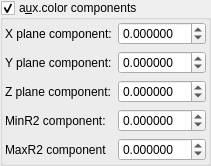
    <widget class="MyGroupBox" name="groupCheck_fold_color_aux_color_enabled_false">
     <property name="font">
      <font>
       <weight>50</weight>
       <bold>false</bold>
      </font>
     </property>
     <property name="title">
      <string>a&amp;ux.color components</string>
     </property>
     <property name="checkable">
      <bool>true</bool>
     </property>
     <layout class="QVBoxLayout" name="verticalLayout_8">
      <property name="leftMargin">
       <number>2</number>
      </property>
      <property name="topMargin">
       <number>2</number>
      </property>
      <property name="rightMargin">
       <number>2</number>
      </property>
      <property name="bottomMargin">
       <number>2</number>
      </property>
      <item>
       <layout class="QGridLayout" name="gridLayout_20" columnstretch="0,1">
        <item row="2" column="1">
         <widget class="MyDoubleSpinBox" name="spinbox3_mandelbox_color_y">
          <property name="sizePolicy">
           <sizepolicy hsizetype="Minimum" vsizetype="Maximum">
            <horstretch>0</horstretch>
            <verstretch>0</verstretch>
           </sizepolicy>
          </property>
          <property name="prefix">
           <string/>
          </property>
          <property name="suffix">
           <string/>
          </property>
          <property name="decimals">
           <number>6</number>
          </property>
          <property name="minimum">
           <double>-99.989999999999995</double>
          </property>
          <property name="maximum">
           <double>99.989999999999995</double>
          </property>
          <property name="singleStep">
           <double>0.100000000000000</double>
          </property>
         </widget>
        </item>
        <item row="2" column="0">
         <widget class="QLabel" name="label_35">
          <property name="text">
           <string>Y plane component:</string>
          </property>
         </widget>
        </item>
        <item row="4" column="1">
         <widget class="MyDoubleSpinBox" name="spinbox_mandelbox_color_Sp1">
          <property name="sizePolicy">
           <sizepolicy hsizetype="Minimum" vsizetype="Maximum">
            <horstretch>0</horstretch>
            <verstretch>0</verstretch>
           </sizepolicy>
          </property>
          <property name="prefix">
           <string/>
          </property>
          <property name="decimals">
           <number>6</number>
          </property>
          <property name="minimum">
           <double>-99.989999999999995</double>
          </property>
          <property name="singleStep">
           <double>0.100000000000000</double>
          </property>
         </widget>
        </item>
        <item row="1" column="0">
         <widget class="QLabel" name="label_29">
          <property name="text">
           <string>X plane component:</string>
          </property>
         </widget>
        </item>
        <item row="5" column="1">
         <widget class="MyDoubleSpinBox" name="spinbox_mandelbox_color_Sp2">
          <property name="sizePolicy">
           <sizepolicy hsizetype="Minimum" vsizetype="Maximum">
            <horstretch>0</horstretch>
            <verstretch>0</verstretch>
           </sizepolicy>
          </property>
          <property name="prefix">
           <string/>
          </property>
          <property name="decimals">
           <number>6</number>
          </property>
          <property name="minimum">
           <double>-99.989999999999995</double>
          </property>
          <property name="singleStep">
           <double>0.100000000000000</double>
          </property>
         </widget>
        </item>
        <item row="5" column="0">
         <widget class="QLabel" name="label_37">
          <property name="text">
           <string>MaxR2 component</string>
          </property>
         </widget>
        </item>
        <item row="3" column="1">
         <widget class="MyDoubleSpinBox" name="spinbox3_mandelbox_color_z">
          <property name="sizePolicy">
           <sizepolicy hsizetype="Minimum" vsizetype="Maximum">
            <horstretch>0</horstretch>
            <verstretch>0</verstretch>
           </sizepolicy>
          </property>
          <property name="prefix">
           <string/>
          </property>
          <property name="suffix">
           <string/>
          </property>
          <property name="decimals">
           <number>6</number>
          </property>
          <property name="minimum">
           <double>-99.989999999999995</double>
          </property>
          <property name="maximum">
           <double>99.989999999999995</double>
          </property>
          <property name="singleStep">
           <double>0.100000000000000</double>
          </property>
         </widget>
        </item>
        <item row="3" column="0">
         <widget class="QLabel" name="label_34">
          <property name="text">
           <string>Z plane component:</string>
          </property>
         </widget>
        </item>
        <item row="1" column="1">
         <widget class="MyDoubleSpinBox" name="spinbox3_mandelbox_color_x">
          <property name="sizePolicy">
           <sizepolicy hsizetype="Minimum" vsizetype="Maximum">
            <horstretch>0</horstretch>
            <verstretch>0</verstretch>
           </sizepolicy>
          </property>
          <property name="prefix">
           <string/>
          </property>
          <property name="suffix">
           <string/>
          </property>
          <property name="decimals">
           <number>6</number>
          </property>
          <property name="minimum">
           <double>-99.989999999999995</double>
          </property>
          <property name="maximum">
           <double>99.989999999999995</double>
          </property>
          <property name="singleStep">
           <double>0.100000000000000</double>
          </property>
         </widget>
        </item>
        <item row="4" column="0">
         <widget class="QLabel" name="label_36">
          <property name="text">
           <string>MinR2 component:</string>
          </property>
         </widget>
        </item>
       </layout>
      </item>
     </layout>
    </widget>
